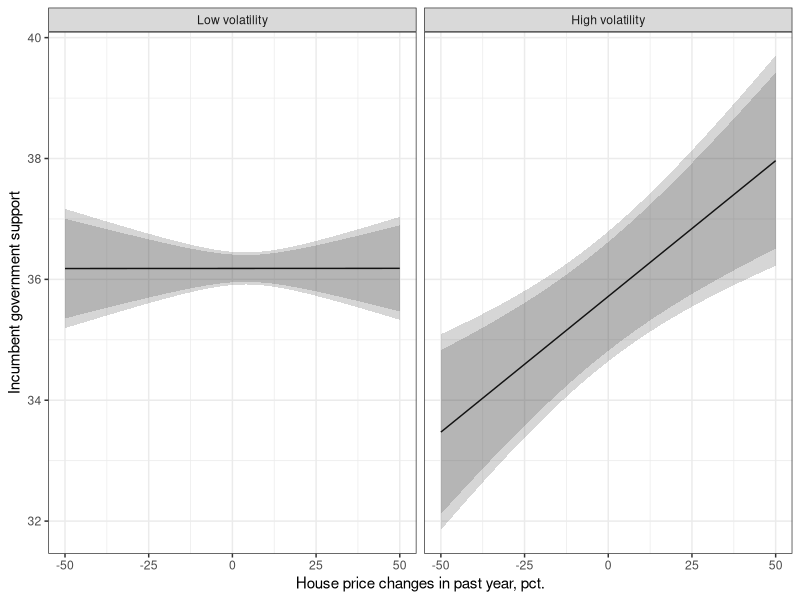

Write the R code that produced this figure.
setwd("~/GitHub/housing/")

require(readr)
require(haven)
require(ggplot2)
require(dplyr)
require(magrittr)

vd<-read_csv("figures/vola.csv")
head(vd)

vd$volafac<-vd$vola %>%
  factor(.,labels=c("Low volatility","High volatility")) %>%
  reorder(.,vd$vola)

ggplot(vd,aes(x=id,y=b)) +
  geom_line() +
  geom_ribbon(aes(ymin=lb95,ymax=ub95),alpha=.2) +
  geom_ribbon(aes(ymin=lb90,ymax=ub90),alpha=.2) +
  facet_grid(.~volafac) +
  labs(x="House price changes in past year, pct.",
       y="Incumbent government support") +
  theme_bw()

pnd<-read_dta("figures/posneg.dta")

vpnd<-read_dta("figures/volaposneg.dta")
